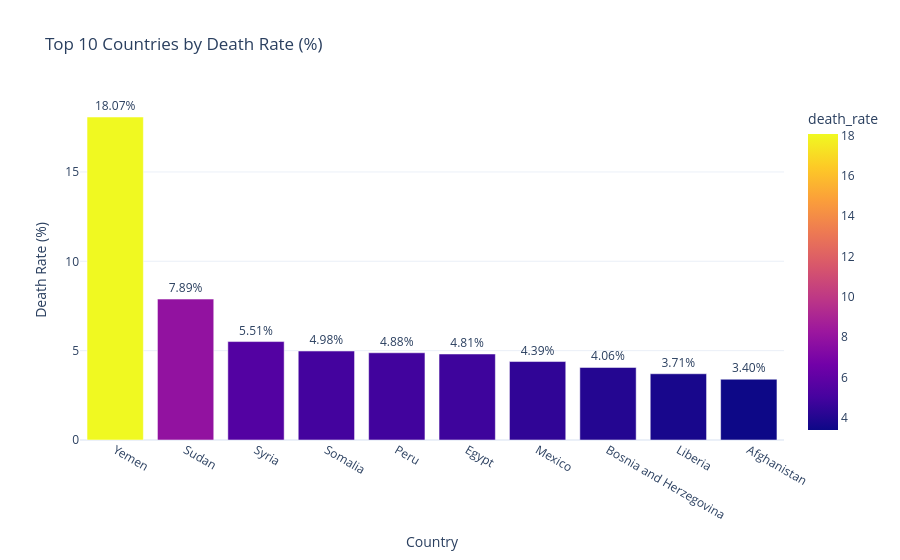

Write notebook code for a chart like this one.
### Code cell
fig = px.bar(
    top10_death_rate,
    x='location',
    y='death_rate',
    color='death_rate',
    text='death_rate',
    title='Top 10 Countries by Death Rate (%)'
)

fig.update_traces(
    texttemplate='%{text:.2f}%',
    textposition='outside'
)

fig.update_layout(
    template='plotly_white',
    xaxis_title='Country',
    yaxis_title='Death Rate (%)'
)

fig.show()

### Figure 1 — Plotly figure (JSON) as saved in the notebook; plotly's stock layout.template omitted (floating-point values rounded to 4 significant figures)
{"data": [{"hovertemplate": "location=%{x}<br>death_rate=%{marker.color}<extra></extra>", "legendgroup": "", "marker": {"color": [18.07, 7.885, 5.508, 4.979, 4.881, 4.812, 4.391, 4.061, 3.707, 3.4], "coloraxis": "coloraxis", "pattern": {"shape": ""}}, "name": "", "orientation": "v", "showlegend": false, "text": [18.07, 7.885, 5.508, 4.979, 4.881, 4.812, 4.391, 4.061, 3.707, 3.4], "textposition": "outside", "texttemplate": "%{text:.2f}%", "type": "bar", "x": ["Yemen", "Sudan", "Syria", "Somalia", "Peru", "Egypt", "Mexico", "Bosnia and Herzegovina", "Liberia", "Afghanistan"], "xaxis": "x", "y": [18.07, 7.885, 5.508, 4.979, 4.881, 4.812, 4.391, 4.061, 3.707, 3.4], "yaxis": "y"}], "layout": {"barmode": "relative", "coloraxis": {"colorbar": {"title": {"text": "death_rate"}}, "colorscale": [[0, "#0d0887"], [0.1111, "#46039f"], [0.2222, "#7201a8"], [0.3333, "#9c179e"], [0.4444, "#bd3786"], [0.5556, "#d8576b"], [0.6667, "#ed7953"], [0.7778, "#fb9f3a"], [0.8889, "#fdca26"], [1, "#f0f921"]]}, "legend": {"tracegroupgap": 0}, "title": {"text": "Top 10 Countries by Death Rate (%)"}, "xaxis": {"anchor": "y", "domain": [0, 1], "title": {"text": "Country"}}, "yaxis": {"anchor": "x", "domain": [0, 1], "title": {"text": "Death Rate (%)"}}}}
